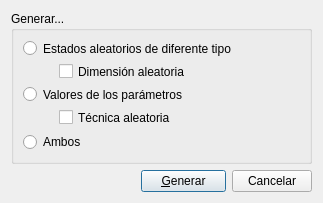
<?xml version="1.0" encoding="UTF-8"?>
<ui version="4.0">
 <author>Grupo Nº 1</author>
 <class>GenRndValsDialog</class>
 <widget class="QDialog" name="GenRndValsDialog">
  <property name="windowModality">
   <enum>Qt::WindowModal</enum>
  </property>
  <property name="minimumSize">
   <size>
    <width>323</width>
    <height>203</height>
   </size>
  </property>
  <property name="maximumSize">
   <size>
    <width>323</width>
    <height>203</height>
   </size>
  </property>
  <property name="windowTitle">
   <string>Generar valores aleatorios</string>
  </property>
  <layout class="QGridLayout" name="gridLayout_4">
   <item row="0" column="0">
    <widget class="QGroupBox" name="groupBox">
     <property name="title">
      <string>Generar...</string>
     </property>
     <layout class="QGridLayout" name="gridLayout_5">
      <item row="0" column="0">
       <layout class="QGridLayout" name="gridLayout_3">
        <item row="0" column="0">
         <layout class="QGridLayout" name="gridLayout">
          <item row="1" column="1" colspan="2">
           <widget class="QCheckBox" name="checkBox">
            <property name="sizePolicy">
             <sizepolicy hsizetype="Fixed" vsizetype="Fixed">
              <horstretch>20</horstretch>
              <verstretch>0</verstretch>
             </sizepolicy>
            </property>
            <property name="text">
             <string>Dimensión aleatoria</string>
            </property>
           </widget>
          </item>
          <item row="1" column="0">
           <spacer name="horizontalSpacer">
            <property name="orientation">
             <enum>Qt::Horizontal</enum>
            </property>
            <property name="sizeType">
             <enum>QSizePolicy::Fixed</enum>
            </property>
            <property name="sizeHint" stdset="0">
             <size>
              <width>30</width>
              <height>20</height>
             </size>
            </property>
           </spacer>
          </item>
          <item row="0" column="0" colspan="2">
           <widget class="QRadioButton" name="radioButton">
            <property name="text">
             <string>Estados aleatorios de diferente tipo</string>
            </property>
           </widget>
          </item>
         </layout>
        </item>
        <item row="1" column="0">
         <layout class="QGridLayout" name="gridLayout_2">
          <item row="1" column="1">
           <widget class="QCheckBox" name="checkBox_2">
            <property name="text">
             <string>Técnica aleatoria</string>
            </property>
           </widget>
          </item>
          <item row="1" column="0">
           <spacer name="horizontalSpacer_2">
            <property name="orientation">
             <enum>Qt::Horizontal</enum>
            </property>
            <property name="sizeType">
             <enum>QSizePolicy::Fixed</enum>
            </property>
            <property name="sizeHint" stdset="0">
             <size>
              <width>30</width>
              <height>20</height>
             </size>
            </property>
           </spacer>
          </item>
          <item row="0" column="0" colspan="2">
           <widget class="QRadioButton" name="radioButton_2">
            <property name="text">
             <string>Valores de los parámetros</string>
            </property>
           </widget>
          </item>
         </layout>
        </item>
        <item row="2" column="0">
         <widget class="QRadioButton" name="radioButton_3">
          <property name="text">
           <string>Ambos</string>
          </property>
         </widget>
        </item>
       </layout>
      </item>
     </layout>
     <zorder>radioButton</zorder>
     <zorder>radioButton_2</zorder>
     <zorder>checkBox</zorder>
     <zorder>radioButton</zorder>
     <zorder>checkBox</zorder>
     <zorder>checkBox_2</zorder>
     <zorder></zorder>
     <zorder>radioButton_3</zorder>
    </widget>
   </item>
   <item row="1" column="0">
    <layout class="QHBoxLayout" name="horizontalLayout">
     <item>
      <spacer name="horizontalSpacer_3">
       <property name="orientation">
        <enum>Qt::Horizontal</enum>
       </property>
       <property name="sizeHint" stdset="0">
        <size>
         <width>40</width>
         <height>20</height>
        </size>
       </property>
      </spacer>
     </item>
     <item>
      <widget class="QPushButton" name="btnGenRndVals">
       <property name="minimumSize">
        <size>
         <width>85</width>
         <height>0</height>
        </size>
       </property>
       <property name="text">
        <string>&amp;Generar</string>
       </property>
       <property name="default">
        <bool>true</bool>
       </property>
      </widget>
     </item>
     <item>
      <widget class="QPushButton" name="btnCancelGenRndVals">
       <property name="text">
        <string>Cancelar</string>
       </property>
      </widget>
     </item>
    </layout>
   </item>
  </layout>
 </widget>
 <tabstops>
  <tabstop>radioButton</tabstop>
  <tabstop>checkBox</tabstop>
  <tabstop>radioButton_2</tabstop>
  <tabstop>checkBox_2</tabstop>
  <tabstop>radioButton_3</tabstop>
  <tabstop>btnGenRndVals</tabstop>
  <tabstop>btnCancelGenRndVals</tabstop>
 </tabstops>
 <resources/>
 <connections>
  <connection>
   <sender>btnGenRndVals</sender>
   <signal>clicked()</signal>
   <receiver>GenRndValsDialog</receiver>
   <slot>accept()</slot>
   <hints>
    <hint type="sourcelabel">
     <x>189</x>
     <y>178</y>
    </hint>
    <hint type="destinationlabel">
     <x>249</x>
     <y>159</y>
    </hint>
   </hints>
  </connection>
  <connection>
   <sender>btnCancelGenRndVals</sender>
   <signal>clicked()</signal>
   <receiver>GenRndValsDialog</receiver>
   <slot>reject()</slot>
   <hints>
    <hint type="sourcelabel">
     <x>275</x>
     <y>176</y>
    </hint>
    <hint type="destinationlabel">
     <x>319</x>
     <y>202</y>
    </hint>
   </hints>
  </connection>
 </connections>
</ui>
